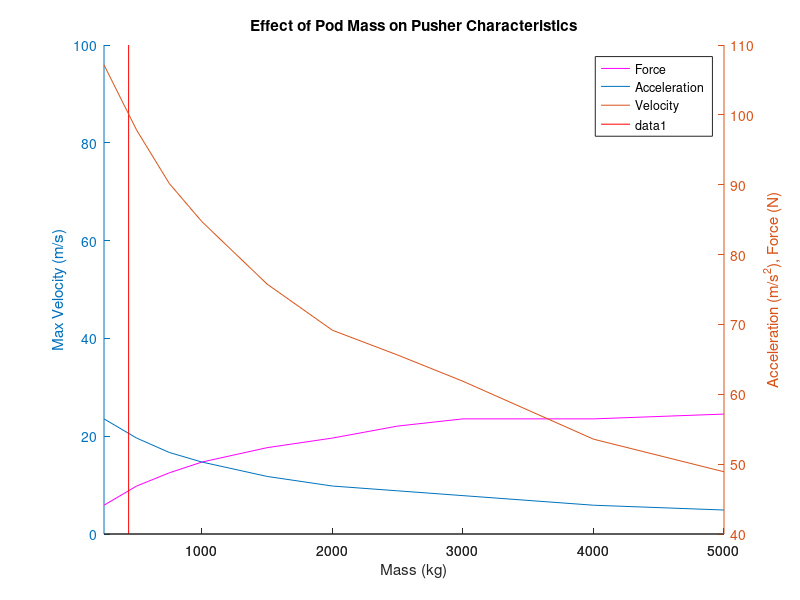

The MATLAB source for this figure:
clear, clc

% Acceleration provided by pusher

M = [250, 500, 750, 1000, 1500, 2000, 2500, 3000, 4000, 5000]; %kg
Ag = [2.4, 2, 1.7, 1.5, 1.2, 1, 0.9, 0.8, 0.6, 0.5]; %g
A = Ag .* 9.81; %m/s^2
D = 243.84; %m (800')
T = sqrt(2 * D ./ A); %s
V = A .* T; %m/s
F = (M .* A)/1000; %kN

m = 438.6; %kg
a = interp1(M, A, m) %m/s^2
v = interp1(M, V, m) %m/s
f = interp1(M, F, m) %kN

figure(1), hold on
plot(M, F, 'm')
[AX, H1, H2] = plotyy(M, A, M, V)
xlabel('Mass (kg)')
ylabel(AX(1), 'Max Velocity (m/s)')
ylabel(AX(2), 'Acceleration (m/s^2), Force (N)')
legend('Force', 'Acceleration', 'Velocity')
plot([m, m], [0, 100], 'gr'); 
title('Effect of Pod Mass on Pusher Characteristics')
